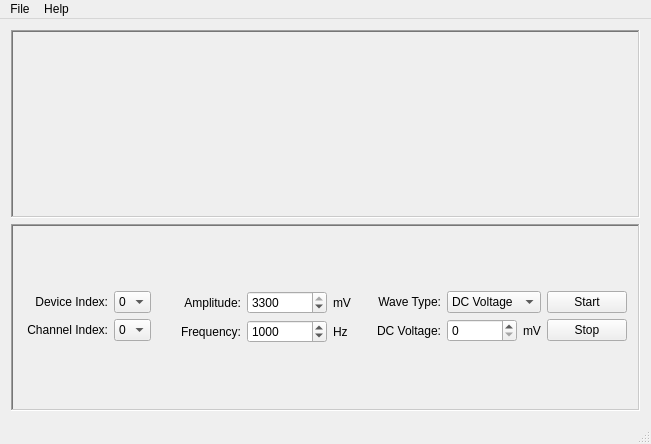
<?xml version="1.0" encoding="UTF-8"?>
<ui version="4.0">
 <class>MainWindow</class>
 <widget class="QMainWindow" name="MainWindow">
  <property name="geometry">
   <rect>
    <x>0</x>
    <y>0</y>
    <width>640</width>
    <height>444</height>
   </rect>
  </property>
  <property name="windowTitle">
   <string>Waveform Generator</string>
  </property>
  <property name="windowIcon">
   <iconset resource="icon.qrc">
    <normaloff>:/ico.png</normaloff>:/ico.png</iconset>
  </property>
  <widget class="QWidget" name="centralWidget">
   <layout class="QGridLayout" name="gridLayout_3">
    <item row="0" column="0">
     <widget class="QFrame" name="frame_2">
      <property name="frameShape">
       <enum>QFrame::WinPanel</enum>
      </property>
      <property name="frameShadow">
       <enum>QFrame::Sunken</enum>
      </property>
      <layout class="QGridLayout" name="gridLayout">
       <item row="0" column="0">
        <widget class="QwtPlot" name="waveQwtPlot">
         <property name="maximumSize">
          <size>
           <width>16777215</width>
           <height>270</height>
          </size>
         </property>
        </widget>
       </item>
      </layout>
     </widget>
    </item>
    <item row="1" column="0">
     <widget class="QFrame" name="frame">
      <property name="frameShape">
       <enum>QFrame::WinPanel</enum>
      </property>
      <property name="frameShadow">
       <enum>QFrame::Sunken</enum>
      </property>
      <layout class="QGridLayout" name="gridLayout_2">
       <item row="0" column="0">
        <layout class="QHBoxLayout" name="horizontalLayout_6">
         <item>
          <layout class="QVBoxLayout" name="verticalLayout_4">
           <item>
            <layout class="QHBoxLayout" name="horizontalLayout">
             <item>
              <widget class="QLabel" name="label">
               <property name="minimumSize">
                <size>
                 <width>84</width>
                 <height>0</height>
                </size>
               </property>
               <property name="text">
                <string>Device Index:</string>
               </property>
               <property name="alignment">
                <set>Qt::AlignRight|Qt::AlignTrailing|Qt::AlignVCenter</set>
               </property>
              </widget>
             </item>
             <item>
              <widget class="QComboBox" name="deviceIndexComboBox">
               <item>
                <property name="text">
                 <string>0</string>
                </property>
               </item>
               <item>
                <property name="text">
                 <string>1</string>
                </property>
               </item>
               <item>
                <property name="text">
                 <string>2</string>
                </property>
               </item>
               <item>
                <property name="text">
                 <string>3</string>
                </property>
               </item>
               <item>
                <property name="text">
                 <string>4</string>
                </property>
               </item>
               <item>
                <property name="text">
                 <string>5</string>
                </property>
               </item>
               <item>
                <property name="text">
                 <string>6</string>
                </property>
               </item>
               <item>
                <property name="text">
                 <string>7</string>
                </property>
               </item>
               <item>
                <property name="text">
                 <string>8</string>
                </property>
               </item>
               <item>
                <property name="text">
                 <string>9</string>
                </property>
               </item>
              </widget>
             </item>
            </layout>
           </item>
           <item>
            <layout class="QHBoxLayout" name="horizontalLayout_2">
             <item>
              <widget class="QLabel" name="label_2">
               <property name="minimumSize">
                <size>
                 <width>84</width>
                 <height>0</height>
                </size>
               </property>
               <property name="text">
                <string>Channel Index:</string>
               </property>
               <property name="alignment">
                <set>Qt::AlignRight|Qt::AlignTrailing|Qt::AlignVCenter</set>
               </property>
              </widget>
             </item>
             <item>
              <widget class="QComboBox" name="channelIndexComboBox">
               <item>
                <property name="text">
                 <string>0</string>
                </property>
               </item>
               <item>
                <property name="text">
                 <string>1</string>
                </property>
               </item>
              </widget>
             </item>
            </layout>
           </item>
          </layout>
         </item>
         <item>
          <layout class="QVBoxLayout" name="verticalLayout_3">
           <item>
            <layout class="QHBoxLayout" name="horizontalLayout_4">
             <item>
              <widget class="QLabel" name="label_4">
               <property name="minimumSize">
                <size>
                 <width>84</width>
                 <height>0</height>
                </size>
               </property>
               <property name="text">
                <string>Amplitude:</string>
               </property>
               <property name="alignment">
                <set>Qt::AlignRight|Qt::AlignTrailing|Qt::AlignVCenter</set>
               </property>
              </widget>
             </item>
             <item>
              <widget class="QSpinBox" name="amplitudeSpinBox">
               <property name="minimumSize">
                <size>
                 <width>80</width>
                 <height>0</height>
                </size>
               </property>
               <property name="maximum">
                <number>3300</number>
               </property>
               <property name="value">
                <number>3300</number>
               </property>
              </widget>
             </item>
             <item>
              <widget class="QLabel" name="label_6">
               <property name="text">
                <string>mV</string>
               </property>
              </widget>
             </item>
            </layout>
           </item>
           <item>
            <layout class="QHBoxLayout" name="horizontalLayout_5">
             <item>
              <widget class="QLabel" name="label_5">
               <property name="minimumSize">
                <size>
                 <width>84</width>
                 <height>0</height>
                </size>
               </property>
               <property name="text">
                <string>Frequency:</string>
               </property>
               <property name="alignment">
                <set>Qt::AlignRight|Qt::AlignTrailing|Qt::AlignVCenter</set>
               </property>
              </widget>
             </item>
             <item>
              <widget class="QSpinBox" name="frequencySpinBox">
               <property name="minimumSize">
                <size>
                 <width>80</width>
                 <height>0</height>
                </size>
               </property>
               <property name="maximum">
                <number>1000000</number>
               </property>
               <property name="value">
                <number>1000</number>
               </property>
              </widget>
             </item>
             <item>
              <widget class="QLabel" name="label_8">
               <property name="text">
                <string>Hz</string>
               </property>
              </widget>
             </item>
            </layout>
           </item>
          </layout>
         </item>
         <item>
          <layout class="QVBoxLayout" name="verticalLayout_2">
           <item>
            <layout class="QHBoxLayout" name="horizontalLayout_3">
             <item>
              <widget class="QLabel" name="label_3">
               <property name="minimumSize">
                <size>
                 <width>84</width>
                 <height>0</height>
                </size>
               </property>
               <property name="text">
                <string>Wave Type:</string>
               </property>
               <property name="alignment">
                <set>Qt::AlignRight|Qt::AlignTrailing|Qt::AlignVCenter</set>
               </property>
              </widget>
             </item>
             <item>
              <widget class="QComboBox" name="waveTypeComboBox">
               <property name="minimumSize">
                <size>
                 <width>90</width>
                 <height>0</height>
                </size>
               </property>
               <item>
                <property name="text">
                 <string>DC Voltage</string>
                </property>
               </item>
               <item>
                <property name="text">
                 <string>Square Wave</string>
                </property>
               </item>
               <item>
                <property name="text">
                 <string>Sawtooth Wave</string>
                </property>
               </item>
               <item>
                <property name="text">
                 <string>Triangular Wave</string>
                </property>
               </item>
               <item>
                <property name="text">
                 <string>Sine Wave</string>
                </property>
               </item>
               <item>
                <property name="text">
                 <string>Noise Wave</string>
                </property>
               </item>
              </widget>
             </item>
            </layout>
           </item>
           <item>
            <layout class="QHBoxLayout" name="horizontalLayout_7">
             <item>
              <widget class="QLabel" name="label_7">
               <property name="minimumSize">
                <size>
                 <width>84</width>
                 <height>0</height>
                </size>
               </property>
               <property name="text">
                <string>DC Voltage:</string>
               </property>
               <property name="alignment">
                <set>Qt::AlignRight|Qt::AlignTrailing|Qt::AlignVCenter</set>
               </property>
              </widget>
             </item>
             <item>
              <widget class="QSpinBox" name="dcVoltageSpinBox">
               <property name="sizePolicy">
                <sizepolicy hsizetype="Preferred" vsizetype="Fixed">
                 <horstretch>0</horstretch>
                 <verstretch>0</verstretch>
                </sizepolicy>
               </property>
               <property name="minimumSize">
                <size>
                 <width>70</width>
                 <height>0</height>
                </size>
               </property>
               <property name="maximum">
                <number>3300</number>
               </property>
              </widget>
             </item>
             <item>
              <widget class="QLabel" name="label_9">
               <property name="text">
                <string>mV</string>
               </property>
              </widget>
             </item>
            </layout>
           </item>
          </layout>
         </item>
         <item>
          <layout class="QVBoxLayout" name="verticalLayout">
           <item>
            <widget class="QPushButton" name="startPushButton">
             <property name="text">
              <string>Start</string>
             </property>
            </widget>
           </item>
           <item>
            <widget class="QPushButton" name="stopPushButton">
             <property name="text">
              <string>Stop</string>
             </property>
            </widget>
           </item>
          </layout>
         </item>
        </layout>
       </item>
      </layout>
     </widget>
    </item>
   </layout>
  </widget>
  <widget class="QMenuBar" name="menuBar">
   <property name="geometry">
    <rect>
     <x>0</x>
     <y>0</y>
     <width>640</width>
     <height>23</height>
    </rect>
   </property>
   <widget class="QMenu" name="menuFile">
    <property name="title">
     <string>File</string>
    </property>
    <addaction name="actionExit"/>
   </widget>
   <widget class="QMenu" name="menuAbout">
    <property name="title">
     <string>Help</string>
    </property>
    <addaction name="actionAbout"/>
    <addaction name="actionContuct_Us"/>
   </widget>
   <addaction name="menuFile"/>
   <addaction name="menuAbout"/>
  </widget>
  <widget class="QStatusBar" name="statusBar"/>
  <action name="actionExit">
   <property name="text">
    <string>Exit</string>
   </property>
  </action>
  <action name="actionAbout">
   <property name="text">
    <string>About</string>
   </property>
  </action>
  <action name="actionContuct_Us">
   <property name="text">
    <string>Contact Us</string>
   </property>
  </action>
 </widget>
 <layoutdefault spacing="6" margin="11"/>
 <customwidgets>
  <customwidget>
   <class>QwtPlot</class>
   <extends>QFrame</extends>
   <header>qwt_plot.h</header>
   <container>1</container>
  </customwidget>
 </customwidgets>
 <resources>
  <include location="icon.qrc"/>
 </resources>
 <connections>
  <connection>
   <sender>amplitudeSpinBox</sender>
   <signal>valueChanged(int)</signal>
   <receiver>MainWindow</receiver>
   <slot>showWave()</slot>
   <hints>
    <hint type="sourcelabel">
     <x>317</x>
     <y>364</y>
    </hint>
    <hint type="destinationlabel">
     <x>284</x>
     <y>417</y>
    </hint>
   </hints>
  </connection>
  <connection>
   <sender>frequencySpinBox</sender>
   <signal>valueChanged(int)</signal>
   <receiver>MainWindow</receiver>
   <slot>showWave()</slot>
   <hints>
    <hint type="sourcelabel">
     <x>332</x>
     <y>391</y>
    </hint>
    <hint type="destinationlabel">
     <x>342</x>
     <y>420</y>
    </hint>
   </hints>
  </connection>
  <connection>
   <sender>dcVoltageSpinBox</sender>
   <signal>valueChanged(int)</signal>
   <receiver>MainWindow</receiver>
   <slot>showWave()</slot>
   <hints>
    <hint type="sourcelabel">
     <x>509</x>
     <y>386</y>
    </hint>
    <hint type="destinationlabel">
     <x>485</x>
     <y>418</y>
    </hint>
   </hints>
  </connection>
  <connection>
   <sender>waveTypeComboBox</sender>
   <signal>currentIndexChanged(int)</signal>
   <receiver>MainWindow</receiver>
   <slot>showWave()</slot>
   <hints>
    <hint type="sourcelabel">
     <x>549</x>
     <y>363</y>
    </hint>
    <hint type="destinationlabel">
     <x>556</x>
     <y>420</y>
    </hint>
   </hints>
  </connection>
 </connections>
 <slots>
  <slot>showWave()</slot>
 </slots>
</ui>
